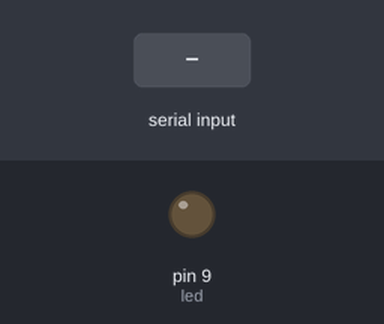
Bench run of a sketch on a simulated Arduino Uno, built with avr-gcc and run on an emulated ATmega328P. On the bench: output pins drawn as LEDs (lit = HIGH). The inputs (shaded band) are chosen by the test bench.

Above: at 4.4 s.
4.5 s: byte 30 received over Serial
At 5.3 s:
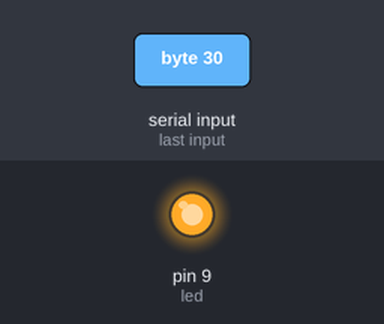
Timing chart, 0 to 13.5 s (numbered marks = the images above; inputs shaded):
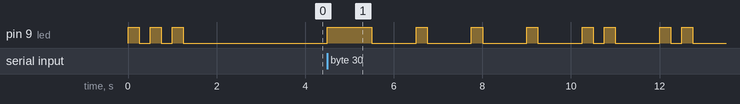

The sketch:

SerialInputTest.ino
```cpp
/*
* Turn on the LED when we get a byte via the Serial port
 */

// Pin 13 has an LED connected on most Arduino boards.
// give it a name:
int led = 9;

void blink(int count)
{
  for (int i=0; i<count; i++) {
    digitalWrite(led, HIGH);   // turn the LED on (HIGH is the voltage level)
    delay(250);
    digitalWrite(led, LOW);    // turn the LED off by making the voltage LOW
    delay(250);
  }
  delay(750);               // wait for a second
}

// the setup routine runs once when you press reset:
void setup() {
  Serial.begin(9600);
  // initialize the digital pin as an output.
  pinMode(led, OUTPUT);
  digitalWrite(led, LOW);    // turn the LED off by making the voltage LOW
  blink(3);
  delay(1000);
}

// the loop routine runs over and over again forever:
void loop() {
  if (Serial.available()) {
    digitalWrite(led, HIGH);   // turn the LED on (HIGH is the voltage level)
    delay(1000);               // wait for a second
    digitalWrite(led, LOW);    // turn the LED off by making the voltage LOW
    delay(1000);               // wait for a second
    unsigned int input = Serial.read();
    for (int i=7; i>=0; i--) {
      if (((input>>i) & 0x01) == 0) {
        // bit == 0
        blink(1);
      }
      else {
        blink(2);
      }
    }
    delay(500);
  }
  else {
    digitalWrite(led, LOW);    // turn the LED off by making the voltage LOW
    delay(10);               // wait for a second
  }
}
```

Measured:
- after the input at 4.5 s, pin 9 (led): LOW → HIGH at once, → LOW 1.0 s later, → HIGH 1.0 s later, → LOW 0.25 s later, … (16 changes in this stretch)
